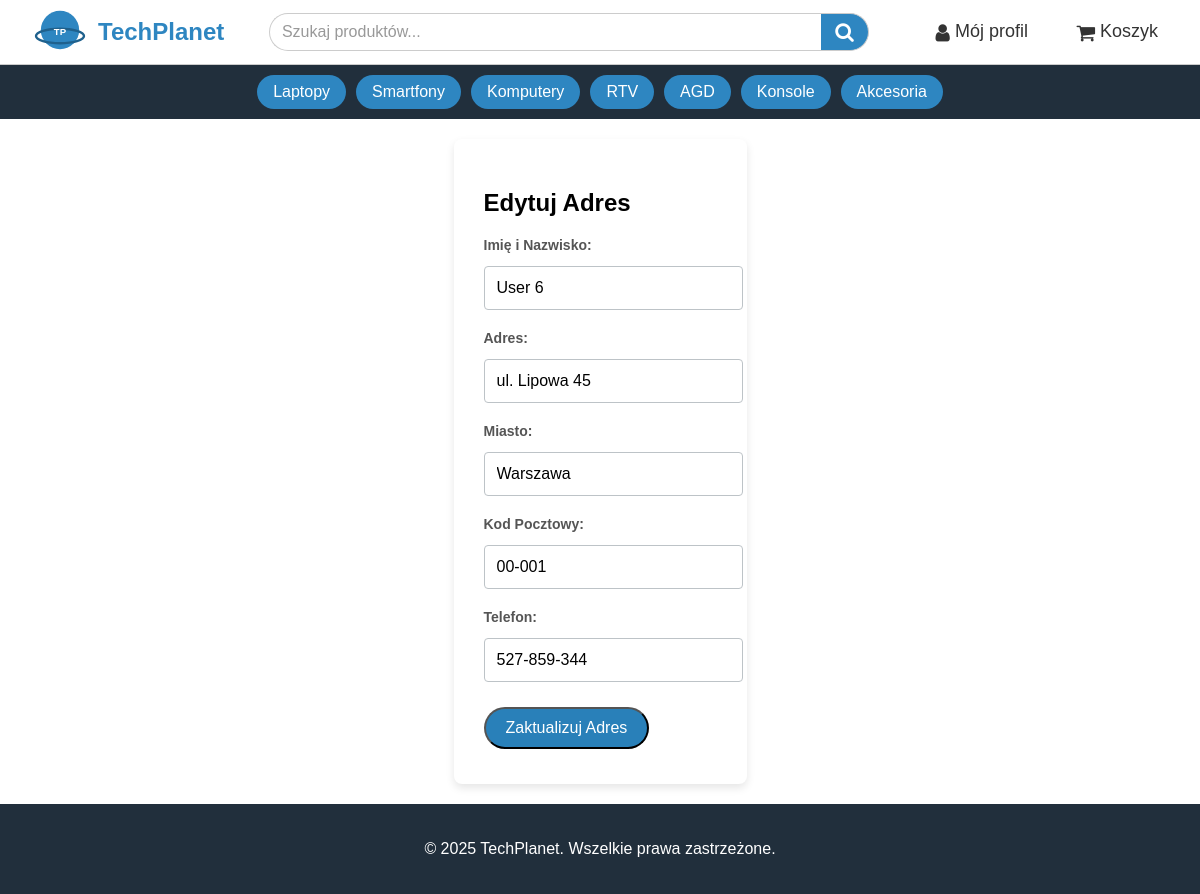
/public/index.php?controller=Address&action=edit&id=31 (signed in), run on the app's committed database.
### tables this page shows
CREATE TABLE `user_addresses` (
  `id` int(11) NOT NULL,
  `user_id` int(11) NOT NULL,
  `full_name` varchar(150) NOT NULL,
  `address` varchar(255) NOT NULL,
  `city` varchar(100) NOT NULL,
  `postal_code` varchar(20) NOT NULL,
  `phone_number` varchar(20) NOT NULL,
  `created_at` timestamp NOT NULL DEFAULT current_timestamp()
);

### app/Controllers/AddressController.php (called while the page is built, shortened)
<?php
require_once __DIR__ . '/../Models/Address.php';
class AddressController
{
    public function edit()
    {
        $address_id = $_GET['id'] ?? null;
        $user_id = $_SESSION['user_id'];
        $address = Address::getById($address_id, $user_id);
        require __DIR__ . '/../Views/edit_address_view.php';
    }
}

### app/Models/Address.php (called while the page is built, shortened)
<?php
class Address
{
    public static function getById($address_id, $user_id)
    {
        $pdo = connectDB();
        $stmt = $pdo->prepare("SELECT * FROM user_addresses WHERE id = :id AND user_id = :uid LIMIT 1");
        $stmt->execute([
            ':id' => $address_id,
            ':uid' => $user_id
        ]);
        return $stmt->fetch(PDO::FETCH_ASSOC);
    }
}

### app/Views/edit_address_view.php (the view, shortened to what this page needs)
<?php
require_once __DIR__ . '/header.php';
?>
<main class="main-content">
    <h2>Edytuj Adres</h2>
    <form action="index.php?controller=Address&action=edit&id=<?= htmlspecialchars($address['id']) ?>" method="POST" class="address-form">
        <div class="form-group">
            <label for="full_name_new">Imię i Nazwisko:</label>
            <input type="text" id="full_name_new" name="full_name_new" value="<?= htmlspecialchars($address['full_name']) ?>" required>
        </div>
        <div class="form-group">
            <label for="address_new">Adres:</label>
            <input type="text" id="address_new" name="address_new" value="<?= htmlspecialchars($address['address']) ?>" required>
        </div>
        <div class="form-group">
            <label for="city_new">Miasto:</label>
            <input type="text" id="city_new" name="city_new" value="<?= htmlspecialchars($address['city']) ?>" required>
        </div>
        <div class="form-group">
            <label for="postal_code_new">Kod Pocztowy:</label>
            <input type="text" id="postal_code_new" name="postal_code_new" value="<?= htmlspecialchars($address['postal_code']) ?>" pattern="\d{2}-\d{3}" title="Kod pocztowy powinien mieć format XX-XXX" required>
        </div>
        <div class="form-group">
            <label for="phone_number_new">Telefon:</label>
            <input type="text" id="phone_number_new" name="phone_number_new" value="<?= htmlspecialchars($address['phone_number']) ?>">
        </div>
        <button type="submit" class="btn btn-submit">Zaktualizuj Adres</button>
    </form>
</main>
<?php
require_once __DIR__ . '/footer.php';
?>

### public/css/styles.css (style rules this page uses)
:root { --dark-bg: #212F3C; --brand-primary: #2E86C1; --brand-secondary: #1F618D; --brand-accent: #AED6F1; --text-light: #FFFFFF; --text-dark: #333333; }
body { display: flex; flex-direction: column; min-height: 100vh; margin: 0; padding: 0; font-family: sans-serif; }
.form-group { text-align: left; display: flex; flex-direction: column; gap: 5px; }
.form-group label { font-size: 14px; color: #555; }
.form-group input, .form-group select { padding: 8px; font-size: 14px; border: 1px solid #ccc; border-radius: 4px; }
.main-content { background-color: #ffffff; padding: 30px; border-radius: 8px; margin: 20px auto; max-width: 800px; box-shadow: 0 4px 8px rgba(0, 0, 0, 0.1); }
.form-group { margin-bottom: 20px; }
.form-group label { display: block; margin-bottom: 8px; font-weight: bold; }
.form-group input[type="text"], .form-group input[type="number"], .form-group input[type="email"], .form-group input[type="password"], .form-group select { width: 100%; padding: 12px; border: 1px solid #bdc3c7; border-radius: 4px; font-size: 1em; }
.btn { display: inline-block; background-color: #2980b9; color: #ffffff; padding: 10px 20px; text-decoration: none; border-radius: 25px; transition: background-color 0.3s ease, transform 0.2s ease; margin: 5px 0; font-size: 1em; text-align: center; }

### data on the page
user_addresses: full_name_new "User 6", address_new "ul. Lipowa 45", city_new "Warszawa", postal_code_new "00-001", phone_number_new "527-859-344"
